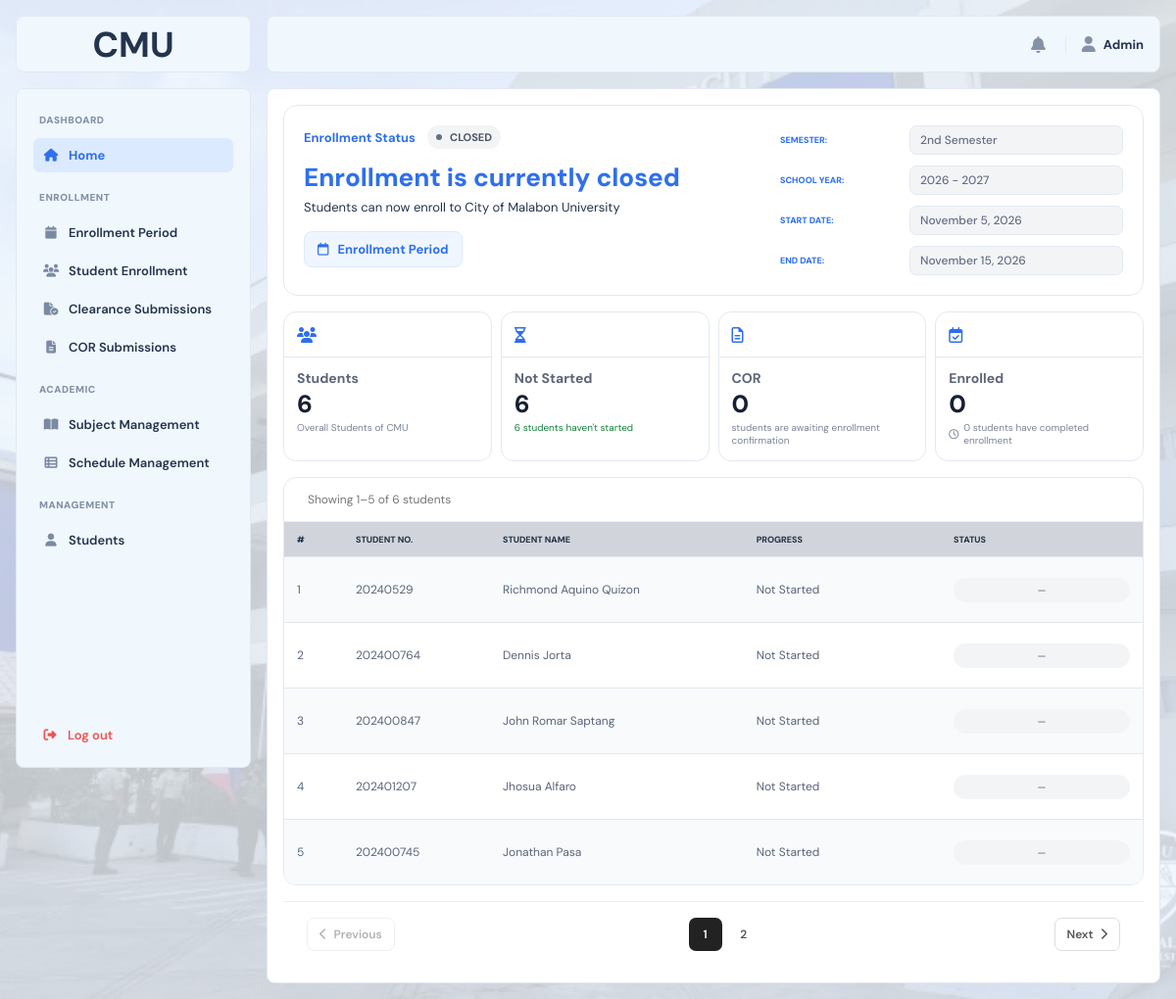
The page /?page=admin_home (signed in) on the database as committed earlier.
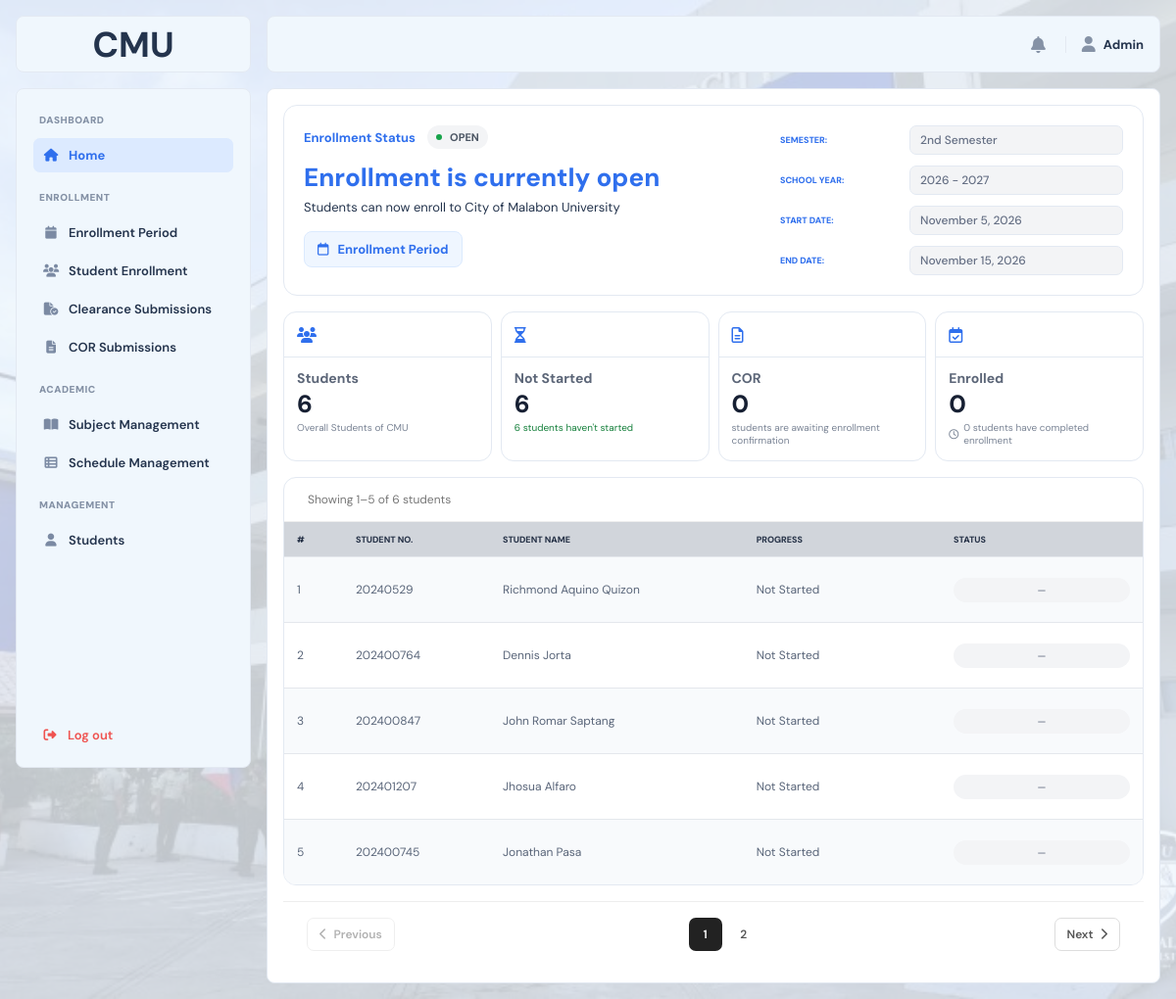
The same page on the database as committed later.
### tables this page shows
CREATE TABLE `system_settings` (
  `setting_id` int(10) UNSIGNED NOT NULL,
  `enrollment_status` enum('OPEN','CLOSED') NOT NULL DEFAULT 'CLOSED',
  `semester` varchar(50) DEFAULT NULL,
  `school_year` varchar(20) DEFAULT NULL,
  `start_date` date DEFAULT NULL,
  `end_date` date DEFAULT NULL,
  `updated_at` datetime NOT NULL DEFAULT current_timestamp() ON UPDATE current_timestamp()
);

### index.php (called while the page is built, shortened)
<?php
$pages = [
    'home_main' => 'main/home_main.php',
    'course_offering' => 'main/course_offering.php',
    'faculty_evaluation' => 'main/faculty_evaluation.php',
    'evaluation_form' => 'main/evaluation_form.php',
    'clearance_main' => 'main/clearance_main.php',
    'cor' => 'main/cor.php',
    'my_enrollment' => 'main/my_enrollment.php',
    'profile' => 'main/profile.php',
    'admin_home' => 'admin/admin_home.php',
    'enrollment_period' => 'admin/enrollment_period.php',
    'student_enrollment' => 'admin/student_enrollment.php',
    'clearance_submissions' => 'admin/clearance_submissions.php',
    'cor_submissions' => 'admin/cor_submissions.php',
    'course_offerings' => 'admin/course_offerings.php',
    'course_management' => 'admin/course_management.php',
    'student_management' => 'admin/student_management.php',
    'login' => 'auth/login.php',
    'register' => 'auth/register.php',
    'forget' => 'auth/forget.php',
    'verification' => 'auth/verification.php',
    'reset' => 'auth/reset.php',
    'set_password' => 'auth/set_password.php',
    'error404' => 'error/error404.php',
    'maintenance' => 'error/maintenance.php',
    'sample' => 'sample.php',
];
$page = $_GET['page'] ?? 'login';
require FRONTEND_PATH . '/pages/' . $pages[$page];

### frontend/pages/admin/admin_home.php (the view, shortened to what the changed rows need)
<?php
$stmt = $conn->prepare(
    'SELECT
        enrollment_status,
        semester,
        school_year,
        start_date,
        end_date
     FROM system_settings
     WHERE setting_id = 1
     LIMIT 1'
);
$stmt->execute();
$result = $stmt->get_result();
$settings = $result->fetch_assoc();
$enrollmentStatus = $settings['enrollment_status'] ?? 'CLOSED';
$isEnrollmentOpen = $enrollmentStatus === 'OPEN';
$statusClass = $isEnrollmentOpen
    ? 'admin-status-open'
    : 'admin-status-closed';
$statusMessage = $isEnrollmentOpen
    ? 'Enrollment is currently open'
    : 'Enrollment is currently closed';
?>
<!DOCTYPE html>
<html lang="en">
<head>
    <link rel="stylesheet"
          href="<?= BASE_URL ?>frontend/assets/css/main.css">
    <link rel="stylesheet"
          href="<?= BASE_URL ?>frontend/assets/css/admin.css">
    <link rel="stylesheet"
          href="https://cdnjs.cloudflare.com/ajax/libs/font-awesome/6.5.2/css/all.min.css">
</head>
<body>
<div class="layout">
    <div class="main">
        <div class="content">
            <section class="admin-enrollment-card">
                <div class="admin-enrollment-left">
                    <div class="admin-status-row">
                        <span class="admin-section-label">
                            Enrollment Status
                        </span>
                        <span class="admin-status-badge <?= $statusClass ?>">
                            <span class="admin-status-dot"></span>
                            <?= htmlspecialchars($enrollmentStatus, ENT_QUOTES, 'UTF-8') ?>
                        </span>
                    </div>
                    <h1>
                        <?= htmlspecialchars($statusMessage, ENT_QUOTES, 'UTF-8') ?>
                    </h1>
                    <p>
                        Students can now enroll to City of Malabon University
                    </p>
                    <a href="<?= BASE_URL ?>?page=enrollment_period"
                    class="admin-period-button">
                        <i class="fa-regular fa-calendar"></i>
                        Enrollment Period
                    </a>
                </div>
                <div class="admin-enrollment-info">
                    <div class="admin-info-row">
                        <span>SEMESTER:</span>
                        <strong>
                            <?= htmlspecialchars(
                            $settings['semester'] ?? 'Not set',
                            ENT_QUOTES,
                            'UTF-8'
                            ) ?>
                        </strong>
                    </div>
                    <div class="admin-info-row">
                        <span>SCHOOL YEAR:</span>
                        <strong>
                            <?= htmlspecialchars(
                            $settings['school_year'] ?? 'Not set',
                            ENT_QUOTES,
                            'UTF-8'
                            ) ?>
                        </strong>
                    </div>
                    <div class="admin-info-row">
                        <span>START DATE:</span>
                        <strong>
                            <?= !empty($settings['start_date'])
                            ? date('F j, Y', strtotime($settings['start_date']))
                            : 'Not set' ?>
                        </strong>
                    </div>
                    <div class="admin-info-row">
                        <span>END DATE:</span>
                        <strong>
                            <?= !empty($settings['end_date'])
                            ? date('F j, Y', strtotime($settings['end_date']))
                            : 'Not set' ?>
                        </strong>
                    </div>
                </div>
            </section>
        </div>
    </div>
</div>
</body>
</html>

Rows that differ between the two databases and show on the page:
changed system_settings "2nd Semester": enrollment_status "CLOSED" → "OPEN"; enrollment_status "Enrollment is currently closed" → "Enrollment is currently open"
